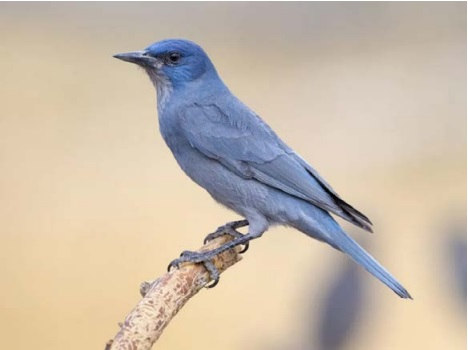
#> input picture OpenCV视觉项目/基于颜色的实例分割/bird.jpg, 468 x 350 px, found by its file name
$ python colorSegement.py
#> lines starting #> are read from the running program, lines starting #| are printed output that depends on the picture
'''
@FileName   :colorSegement.py
@Description:
@Date       :2022/09/07 17:35:28
@Author     :daito
@Website    :Https://github.com/zhd5120153951
@Copyright  :daito
@License    :None
@version    :1.0
@Email      :2462491568@qq.com
'''
import cv2
import numpy as np
import matplotlib.pyplot as plt
from PIL import Image


def OnTracbarChange1(value):
    global s1
    s1 = value


def OnTracbarChange2(value):
    global s2
    s2 = value


def OnTracbarChange3(value):
    global s3
    s3 = value


if __name__ == '__main__':
    #返回Image对象--区别于cv2.imread()
    img = Image.open('./OpenCV视觉项目/基于颜色的实例分割/bird.jpg')
#> img is the input picture: PIL image 468x350 RGB; mean R, G, B 200.7, 187.6, 171.8
    #转换成cv2.imread()格式
    img = cv2.cvtColor(np.array(img), cv2.COLOR_RGB2BGR)
#> img: shape (350, 468, 3)
    #创建一个窗口
    cv2.namedWindow('image', cv2.WINDOW_NORMAL)
    #调整窗口大小
    cv2.resizeWindow('image', 800, 600)
    cv2.createTrackbar('slider_1', 'image', 0, 255, OnTracbarChange1)
    cv2.createTrackbar('slider_2', 'image', 0, 255, OnTracbarChange2)
    cv2.createTrackbar('slider_3', 'image', 0, 255, OnTracbarChange3)
    s1, s2, s3 = 0, 0, 0
    cv2.imshow('image', img)

    while True:
        #模糊操作--opencv内置4种模糊操作
        blur1 = cv2.blur(img, (3, 3))
        blur2 = cv2.medianBlur(blur1, 3)
        blur3 = cv2.GaussianBlur(blur2, (3, 3), 0)
        blur4 = cv2.bilateralFilter(blur3, 9, 75, 75)
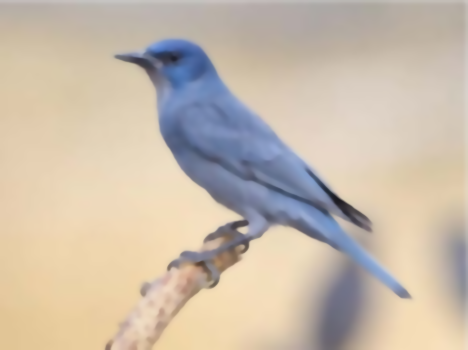
#> blur4: shape (350, 468, 3); mean B, G, R 171.7, 187.5, 200.7
        cv2.imshow('blur4', blur4)
        # BGR->HSV(因为颜色像素不能很好区分目标和背景，而亮度，饱和度、色度可以)
        hsv = cv2.cvtColor(blur4, cv2.COLOR_BGR2HSV)
#> hsv: shape (350, 468, 3); mean H, S, V 33, 51.2, 207.2

        # 颜色分割--阈值分割--把感兴趣区域置为1，区域为0
        low_blue = np.array([55, 0, 0])
        high_blue = np.array([s1, s2, s3])
        #掩码--蒙板操作
        mask = cv2.inRange(hsv, low_blue, high_blue)
#> mask: shape (350, 468); every value is 0

        cv2.imshow('mask', mask)

        #add操作--位与
        ret = cv2.bitwise_and(img, img, mask=mask)
#> ret: shape (350, 468, 3); every value is 0
        cv2.imshow('ret', ret)

        if cv2.waitKey(1) == ord('q'):
#> (key q is pressed here)
            cv2.destroyAllWindows()
            break
